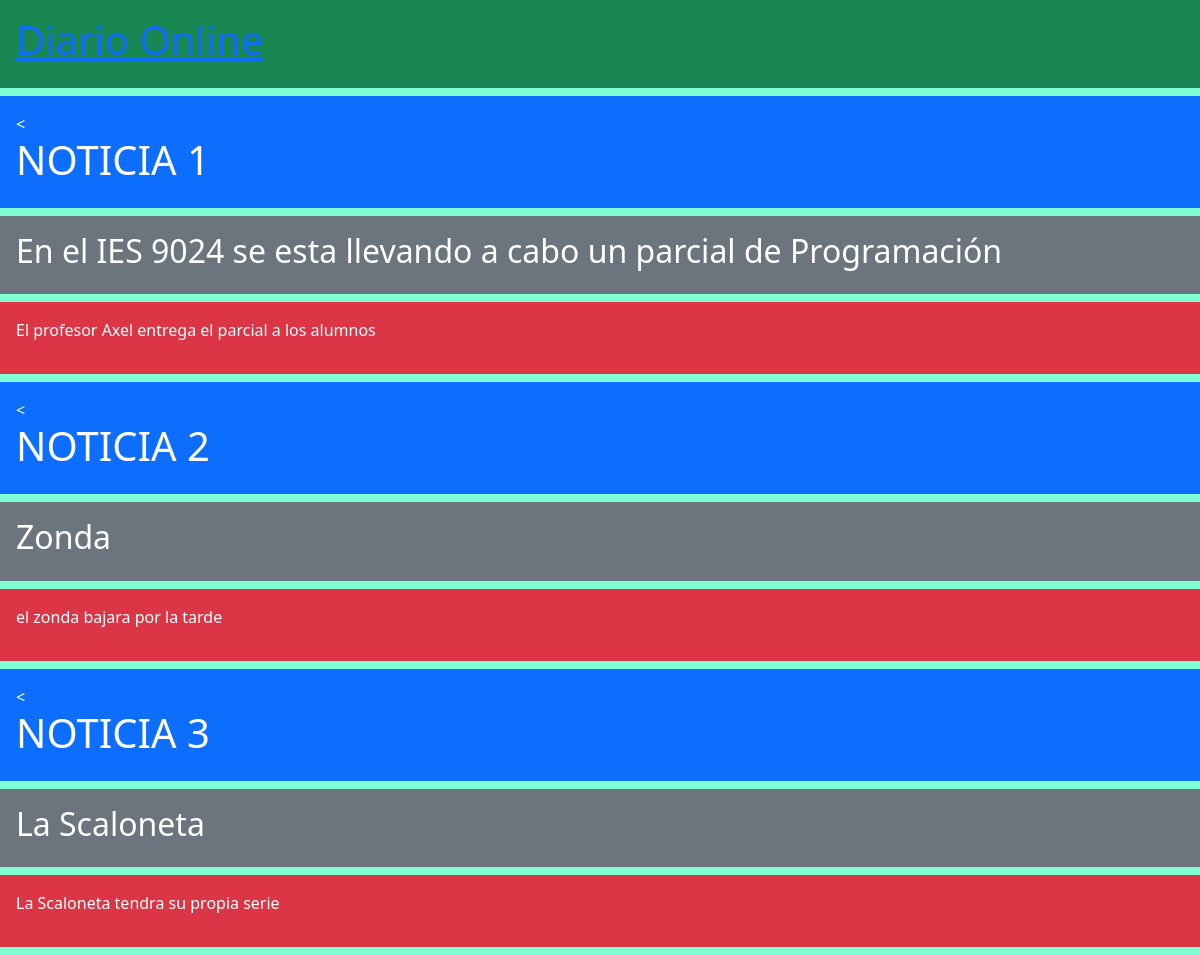
The page / on the database its author committed.
### blog/models.py (models this page shows, shortened)
class Post(models.Model):
    title = models.CharField(max_length=200)
    text = models.TextField()
    body = models.TextField()

### blog/views.py (the view)
# urls.py: path('', views.post_list, name='post_list'),
def post_list(request):
    posts = Post.objects.all()
    return render(request, 'blog/post_list.html', {'posts': posts})

### blog/templates/blog/post_list.html (shortened to what this page needs)
<!DOCTYPE html>
<html lang="en">
<head>
    <link href="https://cdn.jsdelivr.net/npm/bootstrap@5.2.0-beta1/dist/css/bootstrap.min.css" rel="stylesheet">
</head>
<body>
    <body style="background-color:aquamarine">
    </body>
    <div class="p-3 mb-2 bg-success text-white">
        <h1><a href="/">Diario Online</a></h1>
    </div>
    {% for post in posts %}
    <div class="p-3 mb-2 bg-primary text-white">
        <<h1> {{ post.title }}</h1>
    </div>
    <div class="p-3 mb-2 bg-secondary text-white">
        <h2> {{ post.text }}</h2>
    </div>
    <div class="p-3 mb-2 bg-danger text-white">
        <p> {{ post.body }}</p>
    </div>
    {% endfor %}
</body>
</html>

### rows shown on the page
Post: title "NOTICIA 1", text "En el IES 9024 se esta llevando a cabo un parcial de Programación", body "El profesor Axel entrega el parcial a los alumnos"
Post: title "NOTICIA 2", text "Zonda", body "el zonda bajara por la tarde"
Post: title "NOTICIA 3", text "La Scaloneta", body "La Scaloneta tendra su propia serie"
